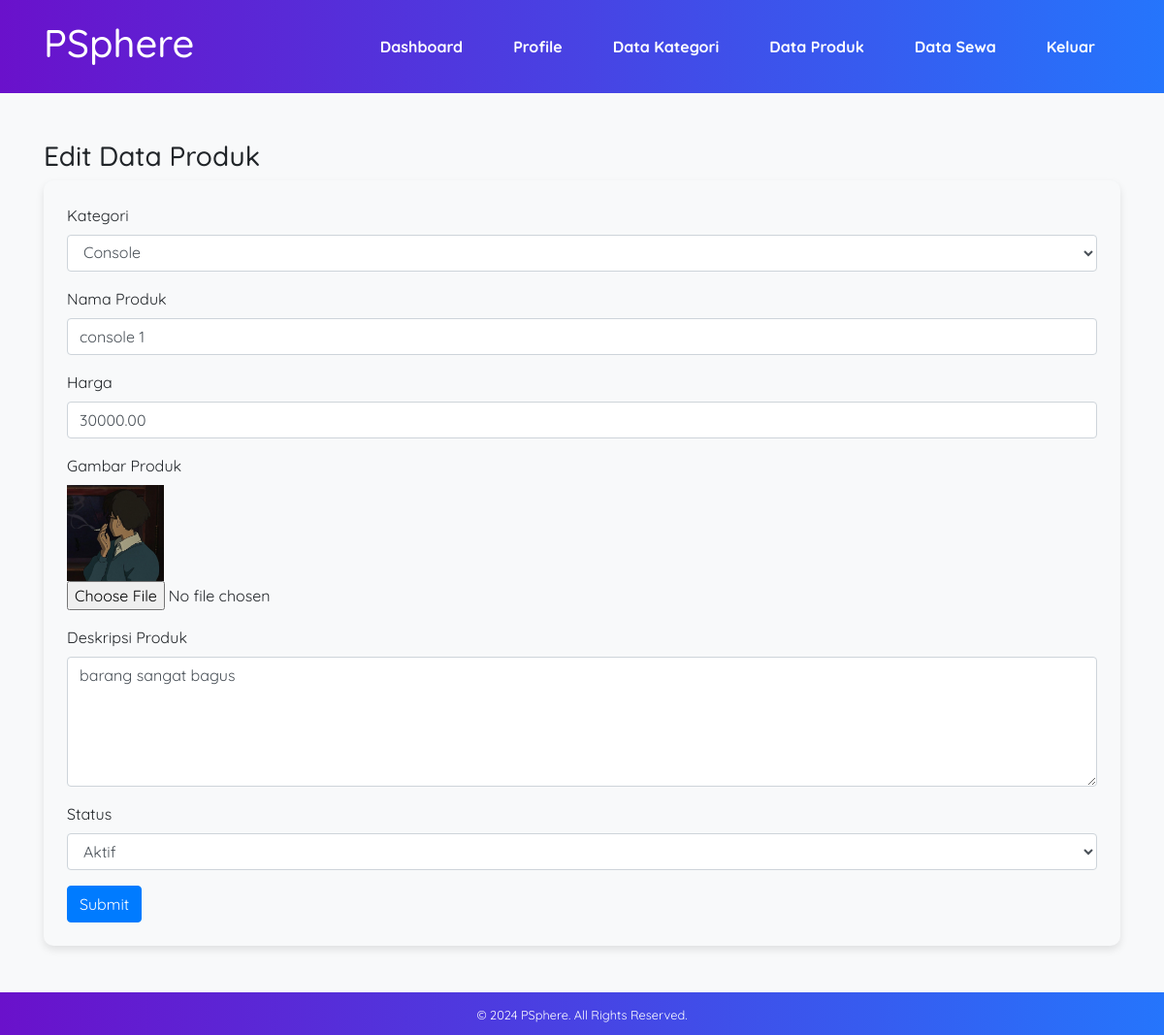
The app's page /edit-produk.php?id=1 (signed in) with its own data.
### tables this page shows
CREATE TABLE `tb_product` (
  `product_id` int(11) NOT NULL,
  `category_id` int(11) NOT NULL,
  `product_name` varchar(100) NOT NULL,
  `product_price` decimal(10,2) NOT NULL,
  `product_image` varchar(100) NOT NULL,
  `product_status` tinyint(1) NOT NULL,
  `product_description` text NOT NULL,
  `date_created` timestamp NOT NULL DEFAULT current_timestamp()
);

CREATE TABLE `tb_category` (
  `category_id` int(11) NOT NULL,
  `category_name` varchar(25) NOT NULL
);

### edit-produk.php (the view, shortened to what this page needs)
<?php
	include 'db.php';
	$produk = mysqli_query($conn, "SELECT * FROM tb_product WHERE product_id = '".$_GET['id']."' ");
	$p = mysqli_fetch_object($produk);
?>
<!DOCTYPE html>
<html>
<head>
	<link href="https://maxcdn.bootstrapcdn.com/bootstrap/4.5.2/css/bootstrap.min.css" rel="stylesheet">
	<link rel="stylesheet" type="text/css" href="css/style.css">
</head>
<body>
	<header class="header">
		<div class="container d-flex justify-content-between align-items-center">
			<h1><a href="dashboard.php">PSphere</a></h1>
			<ul class="nav">
				<li class="nav-item"><a href="dashboard.php" class="nav-link">Dashboard</a></li>
				<li class="nav-item"><a href="profil.php" class="nav-link">Profile</a></li>
				<li class="nav-item"><a href="data-kategori.php" class="nav-link">Data Kategori</a></li>
				<li class="nav-item"><a href="data-produk.php" class="nav-link">Data Produk</a></li>
				<li class="nav-item"><a href="data-sewa.php" class="nav-link">Data Sewa</a></li>
				<li class="nav-item"><a href="keluar.php" class="nav-link">Keluar</a></li>
			</ul>
		</div>
	</header>
	<div class="section my-5">
		<div class="container">
			<h3>Edit Data Produk</h3>
			<div class="box p-4 bg-light">
				<form action="" method="POST" enctype="multipart/form-data">
					<div class="form-group">
						<label for="kategori">Kategori</label>
						<select class="form-control" name="kategori" required>
							<?php
								$kategori = mysqli_query($conn, "SELECT * FROM tb_category ORDER BY category_id DESC");
								while($r = mysqli_fetch_array($kategori)){
							?>
							<option value="<?php echo $r['category_id'] ?>" <?php echo ($r['category_id'] == $p->category_id)? 'selected':''; ?>><?php echo $r['category_name'] ?></option>
							<?php } ?>
						</select>
					</div>
					<div class="form-group">
						<label for="nama">Nama Produk</label>
						<input type="text" name="nama" id="nama" class="form-control" placeholder="Nama Produk" value="<?php echo $p->product_name ?>" required>
					</div>
					<div class="form-group">
						<label for="harga">Harga</label>
						<input type="text" name="harga" id="harga" class="form-control" placeholder="Harga" value="<?php echo $p->product_price ?>" required>
					</div>
					<div class="form-group">
						<label for="gambar">Gambar Produk</label><br>
						<img src="produk/<?php echo $p->product_image ?>" width="100px" alt="Gambar Produk">
						<input type="file" name="gambar" id="gambar" class="form-control-file">
					</div>
					<div class="form-group">
						<label for="deskripsi">Deskripsi Produk</label>
						<textarea name="deskripsi" id="deskripsi" class="form-control" rows="5" placeholder="Deskripsi Produk"><?php echo $p->product_description ?></textarea>
					</div>
					<div class="form-group">
						<label for="status">Status</label>
						<select class="form-control" name="status">
							<option value="1" <?php echo ($p->product_status == 1)? 'selected':''; ?>>Aktif</option>
						</select>
					</div>
					<button type="submit" name="submit" class="btn btn-primary">Submit</button>
				</form>
			</div>
		</div>
	</div>
	<footer class="footer">
		<div class="container">
			<small>&copy; 2024 PSphere. All Rights Reserved.</small>
		</div>
	</footer>
</body>
</html>

### css/style.css (style rules this page uses)
body { font-family: 'Quicksand', sans-serif; background-color: #f8f9fa; margin: 0; padding: 0; min-height: 100vh; display: flex; flex-direction: column; }
.header { background: linear-gradient(to right, #6a11cb, #2575fc); color: white; padding: 20px 0; }
.header h1 a { color: white; text-decoration: none; }
.header ul { list-style: none; padding: 0; }
.header ul li { display: inline; margin: 0 10px; }
.header ul li a { color: white; text-decoration: none; font-weight: bold; }
.section { flex: 1; }
.box { background: white; padding: 20px; border-radius: 10px; box-shadow: 0 4px 8px rgba(0, 0, 0, 0.1); }
.footer { background: linear-gradient(to right, #6a11cb, #2575fc); color: white; padding: 10px 0; text-align: center; }

### records on screen
tb_product: kategori "Console", nama "console 1", harga "30000.00", product_image (picture), deskripsi "barang sangat bagus", status "Aktif"
